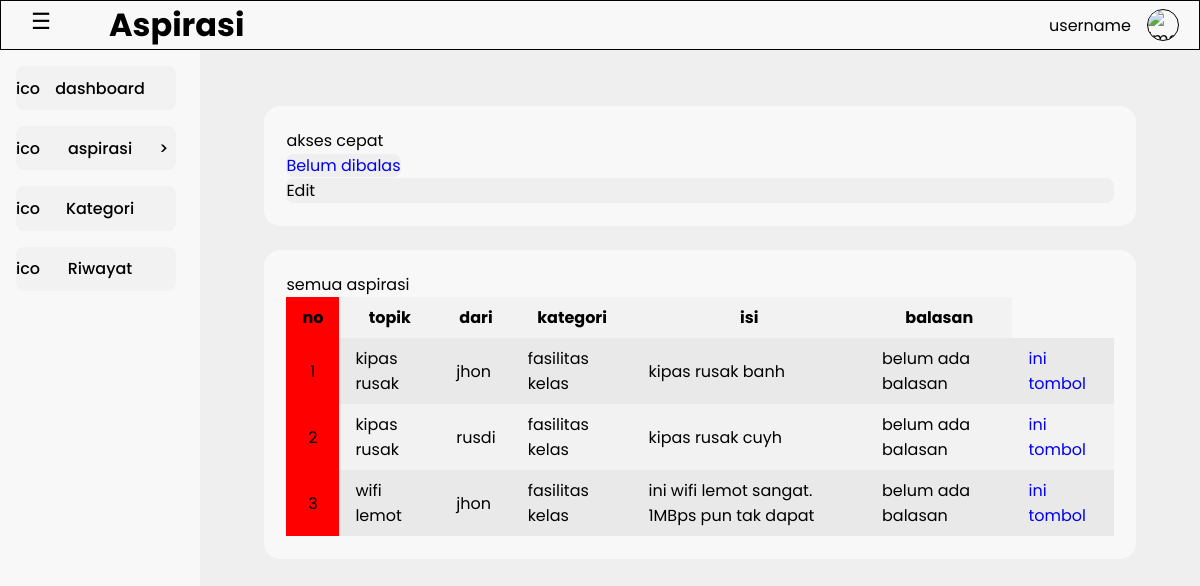
/view/admin/a_aspirasi.php, run on an earlier commit of the app's database.
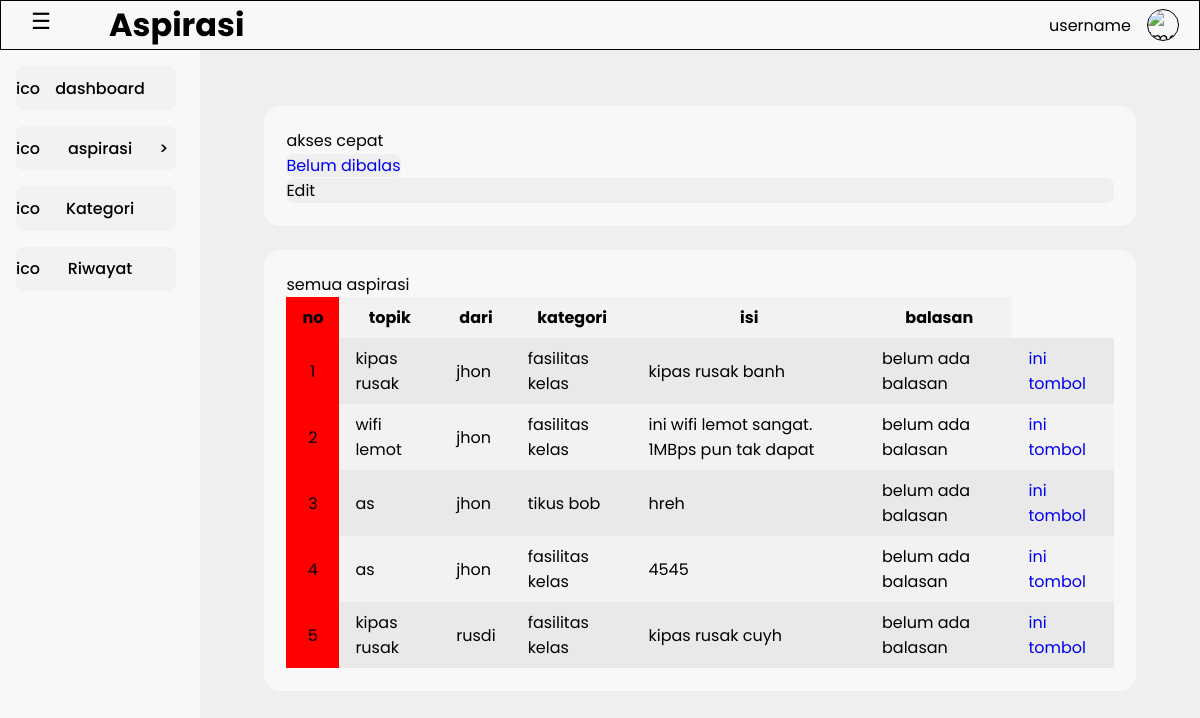
And on a later commit of the database.
### tables this page shows
CREATE TABLE `aspirasi` (
  `id_aspirasi` int NOT NULL,
  `judul` varchar(20) NOT NULL,
  `id_siswa` int NOT NULL,
  `isi_aspirasi` varchar(100) NOT NULL,
  `status` enum('menunggu','proses','selesai') NOT NULL,
  `id_kategori` int NOT NULL,
  `id_feedback` int NOT NULL,
  `waktu_upload` datetime NOT NULL DEFAULT CURRENT_TIMESTAMP
);

CREATE TABLE `siswa` (
  `id_siswa` int NOT NULL,
  `username` varchar(20) NOT NULL,
  `password` varchar(225) NOT NULL,
  `kelas` varchar(10) NOT NULL,
  `nis` int DEFAULT NULL,
  `role` enum('siswa') NOT NULL,
  `waktu_buat` datetime NOT NULL DEFAULT CURRENT_TIMESTAMP
);

CREATE TABLE `kategori` (
  `id_kategori` int NOT NULL,
  `isi_kategori` varchar(30) NOT NULL,
  `waktu_upload` datetime NOT NULL DEFAULT CURRENT_TIMESTAMP
);

CREATE TABLE `feedback` (
  `id_feedback` int NOT NULL,
  `isi_feedback` varchar(100) NOT NULL,
  `id_admin` int NOT NULL,
  `waktu_upload` datetime NOT NULL DEFAULT CURRENT_TIMESTAMP
);

### controller/c_aspirasi.php (called while the page is built)
<?php
include_once __DIR__ . "../../model/m_aspirasi.php";
$aspirasi = new m_aspirasi();
try{
  if(!empty($_GET['action'])){
    if($_GET['action'] != 'delete'){
      $_SERVER['REQUEST_METHOD'] = $_POST;
        $judul          = $_POST['judul'];
        $id_siswa       = $_POST['id_siswa'];
        $isi_aspirasi   = $_POST['isi_aspirasi'];
        $status         = $_POST['status'];
        $id_kategori    = $_POST['id_kategori'];
        $id_feedback    = $_POST['id_feedback'];
      if($_GET['action'] == 'add'){
        $aspirasi->add_data($judul, $id_siswa, $isi_aspirasi, $status, $id_kategori, $id_feedback);
      } elseif($_GET['action'] == 'update'){
      }
    } else{
    }
  } else{
    $data = $aspirasi->get_data();
  }
} catch(Exception $e) {
   echo $e->getMessage();
}
?>

### model/m_connection.php (called while the page is built, shortened)
<?php
class m_connection{
    private $host = "localhost", $username = "root", $password = "", $database = "ukk_3_putra";
    function __construct(){
        $this->conn = mysqli_connect(
            $this->host,
            $this->username,
            $this->password,
            $this->database
        );
    }
}
?>

### model/m_aspirasi.php (called while the page is built, shortened)
<?php
include_once "m_connection.php";
class m_aspirasi{
  function get_data() {
    $conn = new m_connection();
    $sql = "SELECT aspirasi.*, kategori.isi_kategori, siswa.username, feedback.isi_feedback
            FROM aspirasi
            INNER JOIN kategori ON aspirasi.id_kategori = kategori.id_kategori
            INNER JOIN siswa ON aspirasi.id_siswa = siswa.id_siswa
            LEFT JOIN feedback ON aspirasi.id_feedback = feedback.id_feedback";
    $query = mysqli_query($conn->conn, $sql);
    if ($query->num_rows > 0) {
      while($data = mysqli_fetch_object($query)){
        $result[] = $data;
      }
      return $result;
      } else {
        echo "ga ada data";
    }
  }
}
?>

### view/admin/a_aspirasi.php (the view, shortened to what this page needs)
<?php
  include_once "../../controller/c_aspirasi.php";
  include "a_header.php";
?>
</head>
<body>
  <?php
    include "a_navbar.php";
  ?>
  <div class="container">
    <p>akses cepat</p>
    <a class="box" href="#">Belum dibalas</a>
    <div class="box">Edit</div>
  </div>
  <div class="container">
      <p>semua aspirasi</p>
      <div class="table-flow">
        <table>
          <thead>
            <tr>
              <th>no</th>
              <th>topik</th>
              <th>dari</th>
              <th>kategori</th>
              <th>isi</th>
              <th rowspan="2">balasan</th>
            </tr>
          </thead>
          <tbody>
            <?php
            $no = 1;
            foreach ($data as $result){
            ?>
            <tr>
              <td class="table-number"><?= $no++ ?></td>
              <td><?= $result->judul ?></td>
              <td><?= $result->username ?></td>
              <td><?= $result->isi_kategori ?></td>
              <td><?= $result->isi_aspirasi ?></td>
              <td><?= $result->isi_feedback ?></td>
              <td><a href="a_feedback.php?id=<?= $result->id_aspirasi ?>">ini tombol</a></td>
            </tr>
            <?php
            }
            ?>
          </tbody>
        </table>
      </div>
    </div>
  <?php
    include "a_footer.php";
  ?>
</body>
</html>

### view/admin/a_header.php (shortened to what this page needs)
<!DOCTYPE html>
<html lang="en">
<head>
    <link rel="stylesheet" href="../re-style/font.css">
    <link rel="stylesheet" href="../re-style/prop.css?v=1.1">
    <link rel="stylesheet" href="../re-style/header.css?v=1.6">
    <link rel="stylesheet" href="../re-style/style.css?v=1.6">

### view/admin/a_navbar.php (shortened to what this page needs)
<header class="fixed">
        <div class="flex headbar-container">
            <section class="flex">
                <div class="hamburger flex flex-center" onclick="toggleNav()">
                ☰
                </div>
                <h1>Aspirasi</h1>
            </section>
            <section>
            </section>
            <section class="flex">
                <p>username</p>
                <div class="profile-holder">
                    <img src="" alt="img">
                </div>
            </section>
        </div>
    </header>
    <div class="main-container flex">
        <nav class="">
            <a href="a_dashboard.php">
                <button class="nav-button grid <?= ($active_page == 'dashboard') ? 'nav-button-active' : '' ; ?>">
                    <div>ico</div>
                    <p>dashboard</p>
                </button>
            </a>
            <div class="dropdown">
                <a href="a_aspirasi.php">
                    <button class="nav-button grid" id="dropdown-triger" onclick="toggleNavDropdown()">
                        <div>ico</div>
                        <p>aspirasi</p>
                        <div id="arrow">></div>
                    </button>
                </a>
            </div>
            <a href="a_category.php">
                <button class="nav-button grid <?= ($active_page == 'category') ? 'nav-button-active' : '' ; ?>">
                    <div>ico</div>
                    <p>Kategori</p>
                </button>
            </a>
            <a href="a_history.php">
                <button class="nav-button grid <?= ($active_page == 'history') ? 'nav-button-active' : '' ; ?>">
                    <div>ico</div>
                    <p>Riwayat</p>
                </button>
            </a>
        </nav>
        <main>

### view/admin/a_footer.php (shortened to what this page needs)
        </main>
    </div>
</body>
</html>

### view/re-style/prop.css (style rules this page uses)
html { --header-height-base: 50px; --navbar-width-base: 200px; --button-width-base: 160px; }
html { --primary-color-base:#f2efff; --secondary-color-base:#f3f2f0; --white-1000:#fefefe; --white-900:#fbfbfb; --white-800:#f8f8f8; --white-700:#f5f5f5; --white-600:#f2f2f2; --white-500:#efefef; --white-400:#ececec; --white-300:#e9e9e9; --white-200:#e6e6e6; --white-100:#e3e3e3; }

### view/re-style/header.css (style rules this page uses)
header { width: 100%; background-color: var(--white-800); }
.headbar-container { height: var(--header-height-base); width: 100%; border: 1px solid black; flex-wrap: wrap; align-content: center; padding: 0 20px; }
.headbar-container h1 { font-size: 2em; }
.headbar-container section:nth-child(1) { border: transparent; min-width: 350px; justify-content: start; gap: 3em; }
.headbar-container section:nth-child(2) { border: transparent; flex: 1; }
.headbar-container section:nth-child(3) { border: transparent; min-width: 200px; justify-content: flex-end; align-items: center; gap: 1em; }
.hamburger { border: transparent; height: 40px; width: 40px; border-radius: 50%; overflow: hidden; font-size: 1.4em; font-weight:100 ; }
.profile-holder { border: 1px solid black; border-radius: 50%; overflow: hidden; width: 32px; height: 32px; }
img { aspect-ratio: 32 / 32; }
nav { width: 200px; border: transparent; background-color: var(--white-800); height: calc(100vh - 60px); padding-left: 16px; top: var(--header-height-base); left: 0; transition: 0.15s ease-in-out; position: fixed; }
.nav-button { margin-top: 1rem; padding: 0.6em 0; min-width: var(--button-width-base); border-radius: 8px; grid-template-columns: 30px auto 22px; justify-content: start; text-align: start; font-weight: 500; font-size: 1em; border: transparent; background-color: var(--white-600); }
.nav-button div:nth-child(3) { padding-left: 5px; }

### view/re-style/style.css (style rules this page uses)
* { margin: 0; padding: 0; box-sizing: border-box; font-family: 'Poppins'; font-size: 16px; }
.flex { display: flex; justify-content: space-between; }
.flex-center { justify-content: center; flex-wrap: wrap; align-content: center; }
.grid { display: grid; justify-content: space-between; align-content: space-between; }
.fixed { position: fixed; top: 0; left: 0; }
a { text-decoration: none; }
body { margin: 0; }
main { background-color: var(--white-500); flex: 1; min-height: calc(100vh - 60px); margin-top: var(--header-height-base); margin-left: 200px; transition: 0.15s ease-in-out; padding: 2em 4em; }
.container { border: transparent; background-color: var(--white-800); min-width: 10vw; padding: 1.4em; margin-top: 24px; border-radius: 16px; gap: 22px; grid-template-columns: repeat(auto-fit, minmax(200px, 1fr)); }
.box { border: transparent; background-color: var(--white-500); border-radius: 8px; overflow-x: hidden; }
table { border-collapse: collapse; }
th,td { padding: 0.5em 1em; }
th:nth-child(1), td:nth-child(1) { text-align: center; background-color: red; }
th, tr:nth-child(even) { background-color: var(--white-600); }
tr:nth-child(odd) { background-color: var(--white-300); }

What changed in the data, as far as the page shows it:
shown differently, row unchanged: aspirasi "wifi lemot": moves up the list
added aspirasi: judul "as", id_siswa.username "jhon", id_kategori.isi_kategori "tikus bob", isi_aspirasi "hreh", id_feedback.isi_feedback "belum ada balasan"
added aspirasi: judul "as", id_siswa.username "jhon", id_kategori.isi_kategori "fasilitas kelas", isi_aspirasi "4545", id_feedback.isi_feedback "belum ada balasan"
